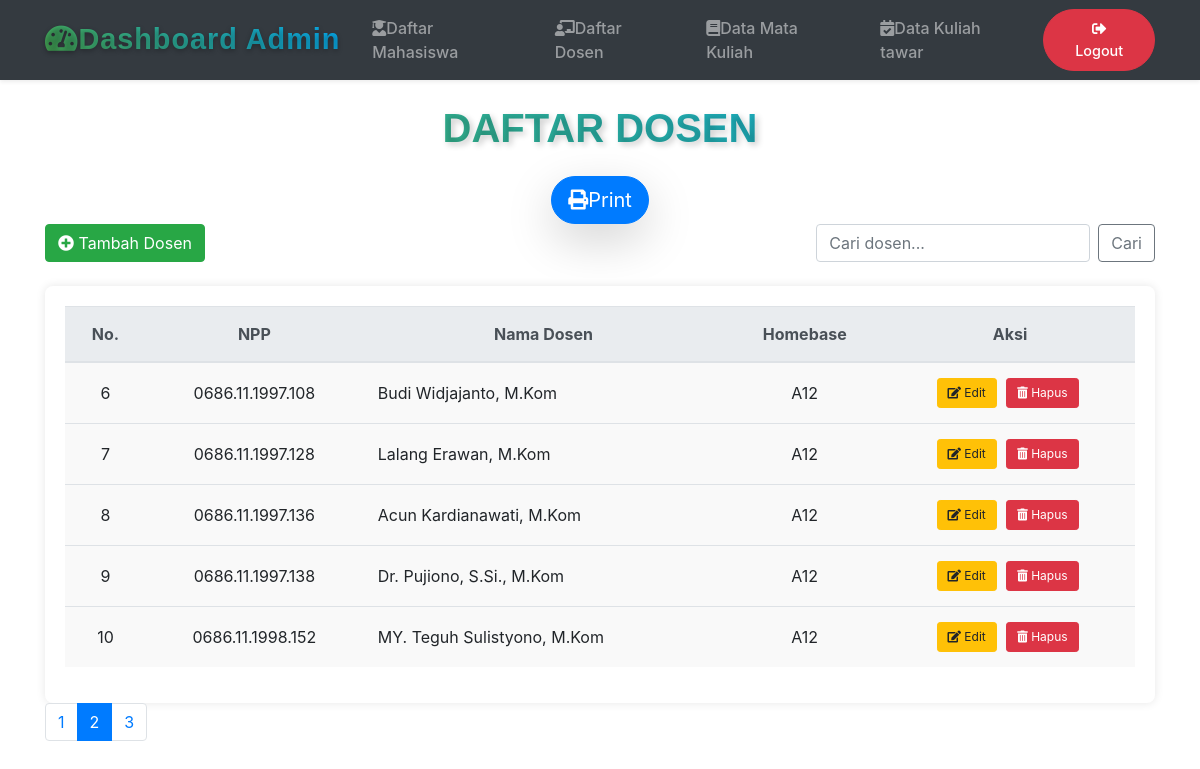
Page /dashboard_dosen_06959_fais.php?page=2 on the committed database.
### tables this page shows
CREATE TABLE `dosen` (
    `id` int(11) NOT NULL AUTO_INCREMENT,
    `npp` char(16) NOT NULL,
    `namadosen` varchar(50) DEFAULT NULL,
    `homebase` char(10) DEFAULT NULL,
    PRIMARY KEY (`id`)
  );

### dashboard_dosen_06959_fais.php (the view, shortened to what this page needs)
<?php
    $limit = 5;
    $page = isset($_GET['page']) ? (int)$_GET['page'] : 1;
    $start = ($page > 1) ? ($page * $limit) - $limit : 0;
    $result_total = mysqli_query($koneksi, "SELECT COUNT(*) AS total FROM dosen");
    $total_data = mysqli_fetch_assoc($result_total)['total'];
    $total_pages = ceil($total_data / $limit);
    $result = mysqli_query($koneksi, "SELECT * FROM dosen LIMIT $start, $limit");
?>
<!DOCTYPE html>
<html lang="en">
<head>
    <link rel="stylesheet" href="https://stackpath.bootstrapcdn.com/bootstrap/4.5.2/css/bootstrap.min.css">
    <link rel="stylesheet" href="https://use.fontawesome.com/releases/v5.7.0/css/all.css" />
</head>
<body>
<nav class="navbar navbar-expand-lg navbar-dark bg-dark shadow-sm">
    <div class="container">
        <a class="navbar-brand text-gradient" href="#">
            <i class="fas fa-tachometer-alt me-2"></i>Dashboard Admin
        </a>
        <div class="collapse navbar-collapse" id="navbarNav">
            <ul class="navbar-nav ms-auto align-items-center">
                <li class="nav-item">
                    <a class="nav-link px-3" href="dashboard_mahasiswa_06959_fais.php">
                        <i class="fas fa-user-graduate me-2"></i>Daftar Mahasiswa
                    </a>
                </li>
                <li class="nav-item">
                    <a class="nav-link px-3" href="dashboard_dosen_06959_fais.php">
                        <i class="fas fa-chalkboard-teacher me-2"></i>Daftar Dosen
                    </a>
                </li>
                <li class="nav-item">
                    <a class="nav-link px-3" href="dashboard_matkul_06959_fais.php">
                        <i class="fas fa-book me-2"></i>Data Mata Kuliah
                    </a>
                </li>
                <li class="nav-item">
                    <a class="nav-link px-3" href="dashboard_kultawar_06959_fais.php">
                        <i class="fas fa-calendar-check me-2"></i>Data Kuliah tawar
                    </a>
                </li>
                <li class="nav-item ms-lg-3">
                    <a class="btn btn-danger nav-link text-white rounded-pill px-4" href="index.php">
                        <i class="fas fa-sign-out-alt me-2"></i>Logout
                    </a>
                </li>
            </ul>
        </div>
    </div>
</nav>
<div class="container">
    <h2 class="text-center my-4 custom-heading">Daftar Dosen</h2>
    <div class="text-center"><a class="btn btn-primary btn-lg shadow-lg rounded-pill text-white" href="printdosen_06959_fais .php"><i class="fas fa-print me-2"></i>Print</a></div>
    <div class="d-flex justify-content-between mb-4">
        <a href="tambah_dosen_06959_fais.php" class="btn btn-success"><i class="fas fa-plus-circle"></i> Tambah Dosen</a>
        <form class="form-inline" role="search">
            <input class="form-control mr-2" type="search" id="searchInput" placeholder="Cari dosen..." aria-label="Search">
            <button class="btn btn-outline-secondary" type="submit">Cari</button>
        </form>
    </div>
    <div class="table-container">
        <table class="table table-hover">
            <thead class="thead-light">
                <tr>
                    <th>No.</th>
                    <th>NPP</th>
                    <th>Nama Dosen</th>
                    <th>Homebase</th>
                    <th>Aksi</th>
                </tr>
            </thead>
            <tbody>
                <?php if (mysqli_num_rows($result) > 0): ?>
                    <?php while($row = mysqli_fetch_assoc($result)): ?>
                        <tr class="data-container">
                            <td><?= $row['id']; ?></td>
                            <td><?= $row['npp']; ?></td>
                            <td class="namadosen"><?= $row['namadosen']; ?></td>
                            <td><?= $row['homebase']; ?></td>
                            <td class="action-links">
                                <a href="editdosen_06959_fais.php?id=<?= $row['id']; ?>" class="btn btn-warning btn-sm"><i class="fas fa-edit"></i> Edit</a>
                                <a href="hapusdosen_06959_fais.php?id=<?= $row['id']; ?>" class="btn btn-danger btn-sm" onclick="return confirm('Yakin ingin menghapus?');"><i class="fas fa-trash-alt"></i> Hapus</a>
                            </td>
                        </tr>
                    <?php endwhile; ?>
                <?php else: ?>
                    <tr><td colspan="5" class="text-center">Data tidak ada</td></tr>
                <?php endif; ?>
            </tbody>
        </table>
    </div>
    <nav>
        <ul class="pagination">
            <?php for ($i = 1; $i <= $total_pages; $i++): ?>
                <li class="page-item <?= ($i == $page) ? 'active' : ''; ?>">
                    <a class="page-link" href="?page=<?= $i; ?>"><?= $i; ?></a>
                </li>
            <?php endfor; ?>
        </ul>
    </nav>
</div>
</body>
</html>

### dashboard_dosen_06959_fais.php (style rules this page uses)
body { background-image: url('inigambar.jpg'); background-size: cover; background-attachment: fixed; }
.table-container { background-color: #fff; padding: 20px; border-radius: 8px; box-shadow: 0 0 10px rgba(0, 0, 0, 0.1); margin-top: 20px; overflow-x: auto; }
.pagination { justify-content: flex-start; }
.table th, .table td { vertical-align: middle; padding: 15px; }
.table td, .table th { text-align: center; }
.table td.namadosen { text-align: left; }
.action-links a { margin-right: 5px; font-size: 12px; padding: 5px 10px; }
.data-container { background-color: #f9f9f9; }
.navbar { background-color: #343a40; }
.navbar-brand { font-family: 'Poppins', sans-serif; font-size: 1.8rem; font-weight: bold; letter-spacing: 1px; background: linear-gradient(45deg, #4caf50, #03a9f4); -webkit-background-clip: text; -webkit-text-fill-color: transparent; }
.custom-heading { font-family: 'Poppins', sans-serif; font-size: 2.5rem; font-weight: 700; text-transform: uppercase; color: transparent; background: linear-gradient(45deg, #4caf50, #03a9f4); -webkit-background-clip: text; text-shadow: 3px 3px 6px rgba(0, 0, 0, 0.2); }
.table { table-layout: auto; width: 100%; }
.navbar { background-color: #343a40; transition: all 0.3s ease-in-out; }
.navbar-brand { font-family: 'Poppins', sans-serif; font-size: 1.8rem; font-weight: bold; letter-spacing: 1px; text-shadow: 0 2px 5px rgba(0, 0, 0, 0.3); transition: transform 0.3s ease; }
.text-gradient { background: linear-gradient(45deg, #4caf50, #03a9f4); -webkit-background-clip: text; -webkit-text-fill-color: transparent; }
.nav-link { font-weight: 500; transition: color 0.3s, background-color 0.3s; }
.btn-danger.nav-link { font-size: 0.9rem; font-weight: 500; padding: 0.5rem 1rem; }
@media (min-width: 992px) { .ms-lg-3 { margin-left: auto !important; } }

### rows in the picture
dosen: id "6", npp "0686.11.1997.108", namadosen "Budi Widjajanto, M.Kom", homebase "A12"
dosen: id "7", npp "0686.11.1997.128", namadosen "Lalang Erawan, M.Kom", homebase "A12"
dosen: id "8", npp "0686.11.1997.136", namadosen "Acun Kardianawati, M.Kom", homebase "A12"
dosen: id "9", npp "0686.11.1997.138", namadosen "Dr. Pujiono, S.Si., M.Kom", homebase "A12"
dosen: id "10", npp "0686.11.1998.152", namadosen "MY. Teguh Sulistyono, M.Kom", homebase "A12"
